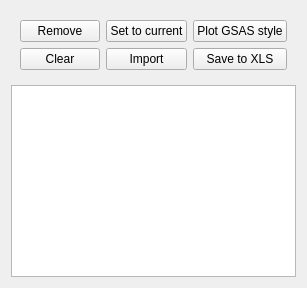
              <widget class="QWidget" name="tab_PeakFitSection">
               <attribute name="title">
                <string>Sections</string>
               </attribute>
               <layout class="QVBoxLayout" name="verticalLayout_15">
                <item>
                 <widget class="QFrame" name="frame_28">
                  <property name="sizePolicy">
                   <sizepolicy hsizetype="Preferred" vsizetype="Fixed">
                    <horstretch>0</horstretch>
                    <verstretch>0</verstretch>
                   </sizepolicy>
                  </property>
                  <layout class="QGridLayout" name="gridLayout_20">
                   <item row="0" column="0">
                    <widget class="QPushButton" name="pushButton_PkFtSectionRemove">
                     <property name="toolTip">
                      <string>Remove highlighted section</string>
                     </property>
                     <property name="text">
                      <string>Remove</string>
                     </property>
                    </widget>
                   </item>
                   <item row="0" column="1">
                    <widget class="QPushButton" name="pushButton_PkFtSectionSetToCurrent">
                     <property name="toolTip">
                      <string>Set highlighted section as current for fit or plot</string>
                     </property>
                     <property name="text">
                      <string>Set to current</string>
                     </property>
                    </widget>
                   </item>
                   <item row="0" column="2">
                    <widget class="QPushButton" name="pushButton_PlotSelectedPkFtResults">
                     <property name="toolTip">
                      <string>Plot highlighted fit sections</string>
                     </property>
                     <property name="text">
                      <string>Plot GSAS style</string>
                     </property>
                    </widget>
                   </item>
                   <item row="1" column="0">
                    <widget class="QPushButton" name="pushButton_PkFtSectionClear">
                     <property name="text">
                      <string>Clear</string>
                     </property>
                    </widget>
                   </item>
                   <item row="1" column="1">
                    <widget class="QPushButton" name="pushButton_PkFtSectionImport">
                     <property name="toolTip">
                      <string>Import peak fitting results from dpp</string>
                     </property>
                     <property name="text">
                      <string>Import</string>
                     </property>
                    </widget>
                   </item>
                   <item row="1" column="2">
                    <widget class="QPushButton" name="pushButton_PkFtSectionSavetoXLS">
                     <property name="toolTip">
                      <string>Save all fitting results in an excel file</string>
                     </property>
                     <property name="text">
                      <string>Save to XLS</string>
                     </property>
                    </widget>
                   </item>
                  </layout>
                 </widget>
                </item>
                <item>
                 <widget class="QTableWidget" name="tableWidget_PkFtSections">
                  <property name="sizePolicy">
                   <sizepolicy hsizetype="Expanding" vsizetype="Expanding">
                    <horstretch>0</horstretch>
                    <verstretch>0</verstretch>
                   </sizepolicy>
                  </property>
                 </widget>
                </item>
               </layout>
              </widget>
